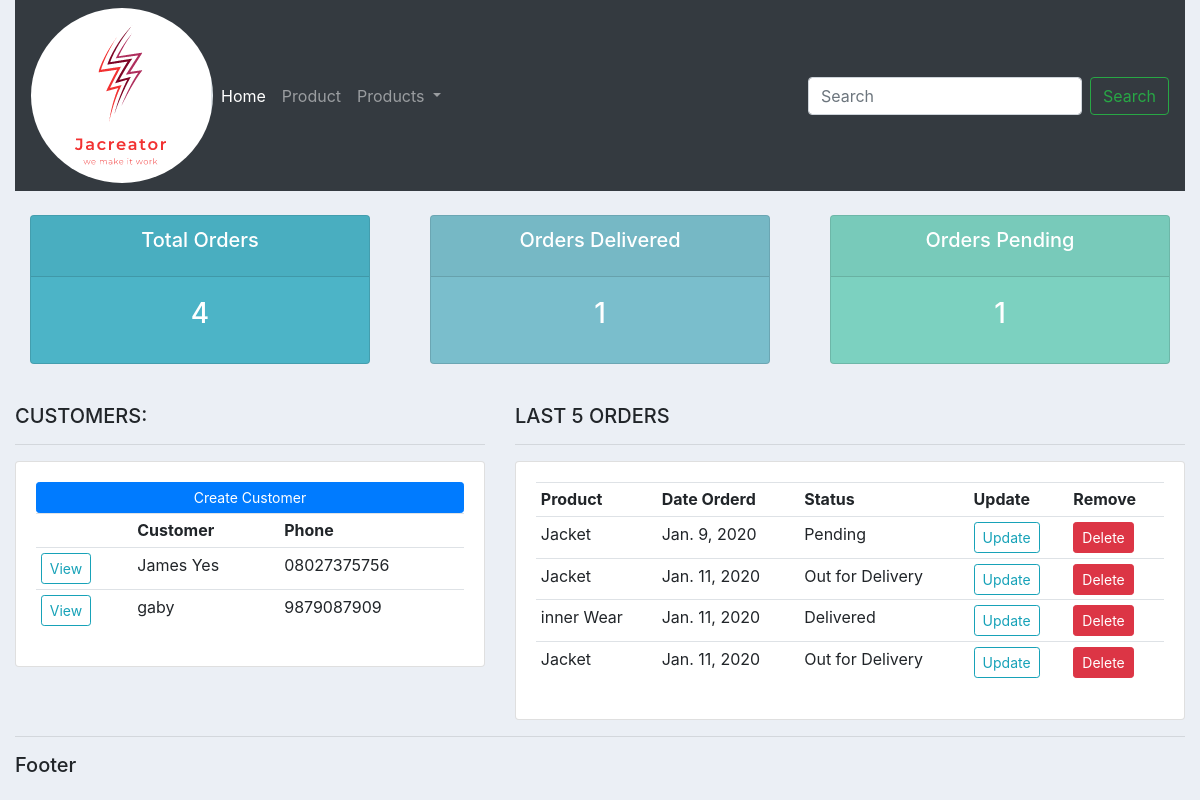
/, run on an earlier commit of the app's database.
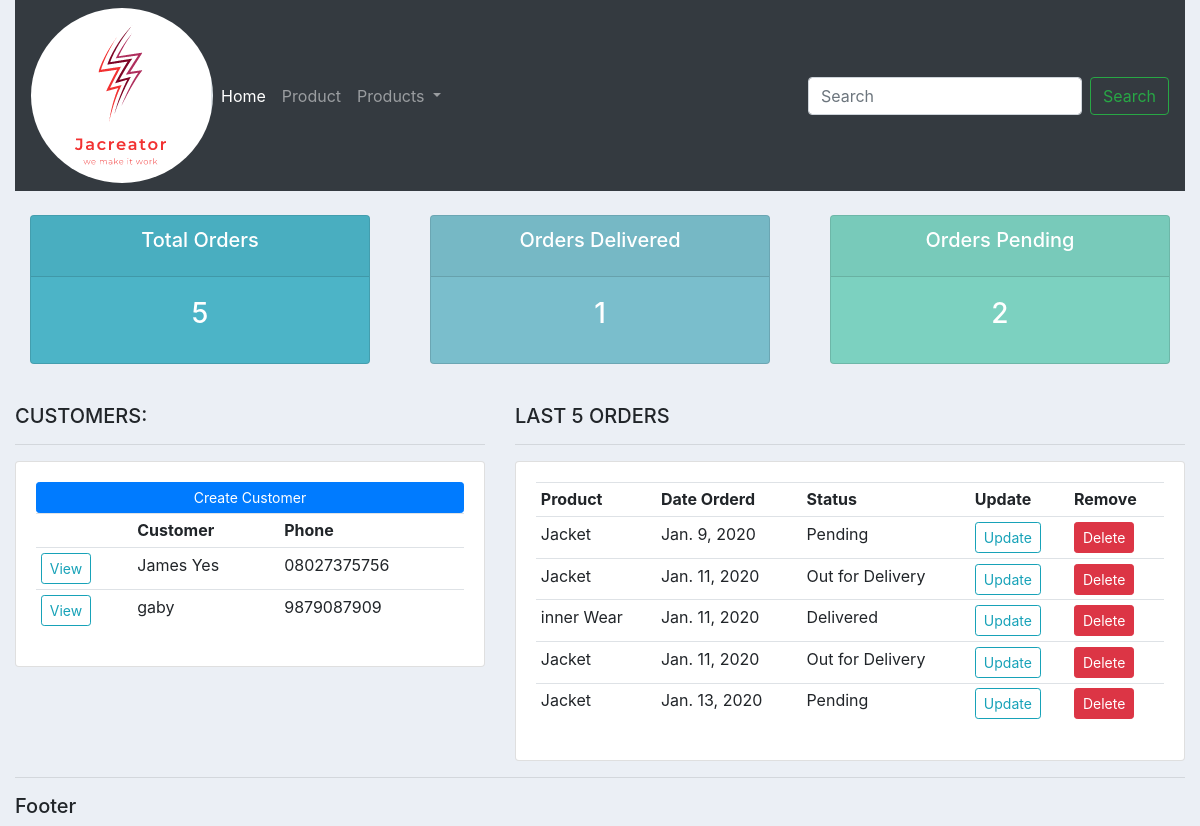
And on a later commit of the database.
### customerAdminApp/models.py (models this page shows, shortened)
class Customer(models.Model):
    name = models.CharField(max_length=200, blank=True, null=True)
    phoneNumber = models.CharField(max_length=200, blank=True, null=True)
    email = models.CharField(max_length=200, blank=True, null=True)
    date = models.DateField(auto_now_add=True)

class Order(models.Model):
    STATUS = (
        ('Pending', 'Pending'),
        ('Out for Delivery', 'Out for Delivery'),
        ('Delivered', 'Delivered')
    )
    customer = models.ForeignKey(Customer, null=True, on_delete= models.SET_NULL) #one to many relationship
    product = models.ForeignKey(Product, null=True, on_delete= models.SET_NULL)
    date = models.DateField(auto_now_add=True)
    status  = models.CharField(max_length=200, blank=True, null=True, choices=STATUS)
    note = models.CharField(max_length=1000, blank=True, null=True)

class Product(models.Model):
    CATEGORY = (
        ('Indoor', 'Indoor'),
        ('Out door', 'Out door'),
    )
    name = models.CharField(max_length=200, blank=True, null=True)
    price = models.FloatField(blank=True, null=True)
    category = models.CharField(max_length=200, blank=True, null=True, choices=CATEGORY)
    description =  models.CharField(max_length=200, blank=True, null=True)
    date_created = models.DateField(auto_now_add=True)
    tags = models.ManyToManyField(Tag)
    def __str__(self):
        return self.name

### customerAdminApp/views.py (the view)
# urls.py: 2. Add a URL to urlpatterns:  path('', views.home, name='home')
def home(request):
    orders = Order.objects.all()
    customers = Customer.objects.all()
    total_ordering = orders.count()
    total_customers = customers.count()
    pending = orders.filter(status='Pending').count()
    delivered = orders.filter(status='Delivered').count()
    out = orders.filter(status='Out for Delivery').count()
    context = {
        'orders': orders, 'customers': customers,
        'orders_ordering': total_ordering, 'total_customers': total_customers,
        'pending': pending, 'delivered': delivered, 'out': out,
    }
    return render(request, 'customerAdminApp/dashboard.html', context)

### customerAdminApp/templates/customerAdminApp/dashboard.html
{% extends "customerAdminApp/main.html" %}
{% block content %}
{% include "customerAdminApp/status.html" %}
<br>
<div class="row">
    <div class="col-md-5">
        <h5>CUSTOMERS:</h5>
        <hr>
        <div class="card card-body">
            <a class="btn btn-primary  btn-sm btn-block" href="">Create Customer</a>
            <table class="table table-sm">
                <tr>
                    <th></th>
                    <th>Customer</th>
                    <th>Phone</th>
                </tr>
                {% for customer in customers %}
                <tr>
                    <td><a class="btn btn-sm btn-outline-info" href="{% url 'customer' customer.id %}">View</a></td>
                    <td>{{customer.name}}</td>
                    <td>{{customer.phoneNumber}}</td>
                </tr>
                {% endfor%}
            </table>
        </div>
    </div>
    <div class="col-md-7">
        <h5>LAST 5 ORDERS</h5>
        <hr>
        <div class="card card-body">
            <table class="table table-sm">
                <tr>
                    <th>Product</th>
                    <th>Date Orderd</th>
                    <th>Status</th>
                    <th>Update</th>
                    <th>Remove</th>
                </tr>
                {% for order in orders %}
                <tr>
                    <td>{{order.product}}</td>
                    <td>{{order.date}}</td>
                    <td>{{order.status}}</td>
                    <td><a class="btn btn-sm btn-outline-info" href="{% url 'update_order' order.id %}">Update</a></td>
                    <td><a class="btn btn-sm btn-danger" href="{% url 'delete_order' order.id %}">Delete</a></td>
                </tr>
                {% endfor%}
            </table>
        </div>
    </div>
</div>
{% endblock%}

What changed in the data, as far as the page shows it:
added Order: product "Jacket", date "Jan. 13, 2020", status "Pending"
Also different on the page:
{{ orders_ordering }}: "4" → "5"
{{ pending }}: "1" → "2"
